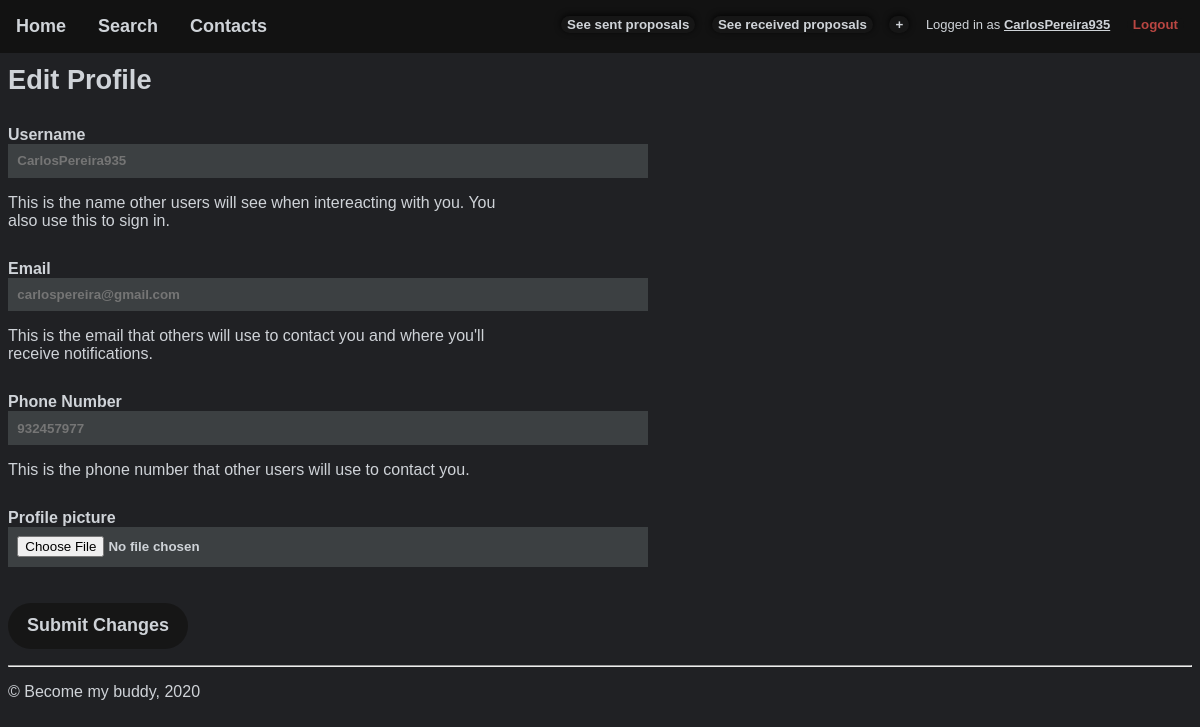
The page /pages/edit_profile.php (signed in) on the database its author committed.
### tables this page shows
CREATE TABLE User(
    id INTEGER PRIMARY KEY,
    username TEXT UNIQUE NOT NULL,
    password TEXT NOT NULL,
    email TEXT UNIQUE NOT NULL,
    mobile_number CHAR(9) UNIQUE NOT NULL,
    extension TEXT
);

### pages/edit_profile.php (called while the page is built, shortened)
<?php
  include_once('../templates/common/tpl_header_noimg.php');
  include('../database/queries/db_user.php');
  include('../templates/tpl_profile.php');
  $user = getUserInfo($_SESSION['username']);
  drawEditProfile($user);
  include_once('../templates/common/tpl_footer.php');
?>

### database/queries/db_user.php (called while the page is built, shortened)
<?php
function getUserInfo($username)
{
    $user_id = getUserId($username)['id'];
    $db = Database::instance()->db();
    $stmt = $db->prepare(
        '
        SELECT id, username, email, mobile_number, extension
        FROM User
        WHERE User.id = ?'
    );
    $stmt->execute(array($user_id));
    $users = $stmt->fetchAll();
    if (count($users) > 0) { return $users[0];
    } else { return null;
    }
}
function getUserId($username)
{
    $db = Database::instance()->db();
    $stmt = $db->prepare(
        'SELECT id FROM User WHERE username LIKE ?'
    );
    $stmt->execute(array($username));
    return $stmt->fetch();
}
?>

### templates/tpl_profile.php (the view, shortened to what this page needs)
    <?php
function drawEditProfile($user)
{
    ?>
    <section class="profile">
        <h2><b>Edit Profile</b></h2>
        <form class="verticalform" id="profileform" method="post" action="../actions/action_edit_profile.php" enctype="multipart/form-data">
            <div class="form-item profileform-item">
                <label for="username">Username</label>
                <input id="username" type="text" name="username" placeholder="<?php echo $user['username']; ?>">
                <p class="note">This is the name other users will see when intereacting with you.
                  You also use this to sign in.</p>
            </div>
            <div class="form-item profileform-item">
                <label for="email">Email</label>
                <input id="email" type="text" name="email" placeholder="<?php echo $user['email']; ?>">
                <p class="note">This is the email that others will use to contact you and where you'll receive notifications.</p>
            </div>
            <div class="form-item profileform-item">
                <label for="mobile_number">Phone Number</label>
                <input id="mobile_number" type="text" name="mobile_number" placeholder="<?php echo $user['mobile_number']; ?>">
                <p class="note">This is the phone number that other users will use to contact you.</p>
            </div>
            <div class="form-item profileform-item">
                <label for="image">Profile picture</label>
                <input id="image" type="file" name="image">
            </div>
            <input class="form-button profileform-button" type="submit" value="Submit Changes">
        </form>
    </section>
    <?php
}
    ?>

### css/style.css (style rules this page uses)
:root { --fonts: helvetica, sans-serif; --background: #202124; --background-dark: #161616; --main: #cfd3d8; --green: #5d8d79; --red: #b94642; --darkGreen: #2f5e4a; --orange: #8d645d; --dark: #121212; --light: #3c4042; --button-corner-radius: 2em; --items-text-corner-radius: 0.6em; --comment-corner-radius: 0.6em; --petimage-corner-radius: 1em; --petimage-corner-radius-inner: 0.85em; --petimage-size: 16em; --petpost-img-size: 18em; }
body { font-family: var(--fonts); color: var(--main); background-color: var(--background); }
p { width: 80%; max-width: 60em; }
h2 { font-size: 1.7em; font-weight: normal; }
button, input[type="submit"] { border: none; border-radius: var(--button-corner-radius); color: var(--main); background-color: var(--background-dark); text-align: center; }
.verticalform { display: flex; flex-direction: column; align-items: left; }
.form-item { position: relative; display: inline-block; text-align: left; }
.form-item > label { position: absolute; bottom: 100%; left: 0; font-weight: bold; }
.form-item > input, .form-item > select { border: none; width: 100%; padding: 0.7em; box-sizing: border-box; background-color: var(--light); color: var(--main); font-weight: bold; }
.form-button { padding: 0.7em; box-sizing: border-box; background-color: var(--green); color: var(--background); font-weight: bold; font-size: large; }
#profileform { margin-top: 3em; }
.profileform-item { max-width: 40em; }
.profileform-item + .profileform-item { margin-top: 2em; }
.profileform-button { margin-top: 2em; width: 10em; }

### css/layout.css (style rules this page uses)
:root { --top-bar-height: 4em; --bottom-bar-height: 4em; --list_gap: 2em; --list_gap_inv: -2em; --list-height: 48em; }
body { margin-top: var(--top-bar-height); }

### css/responsive.css (style rules this page uses)
:root { --top-bar-height: 4em; }

### rows shown on the page
user: username "CarlosPereira935", email "carlospereira@gmail.com", mobile_number "932457977"

### other values the page prints
$_SESSION['username'] "CarlosPereira935"
